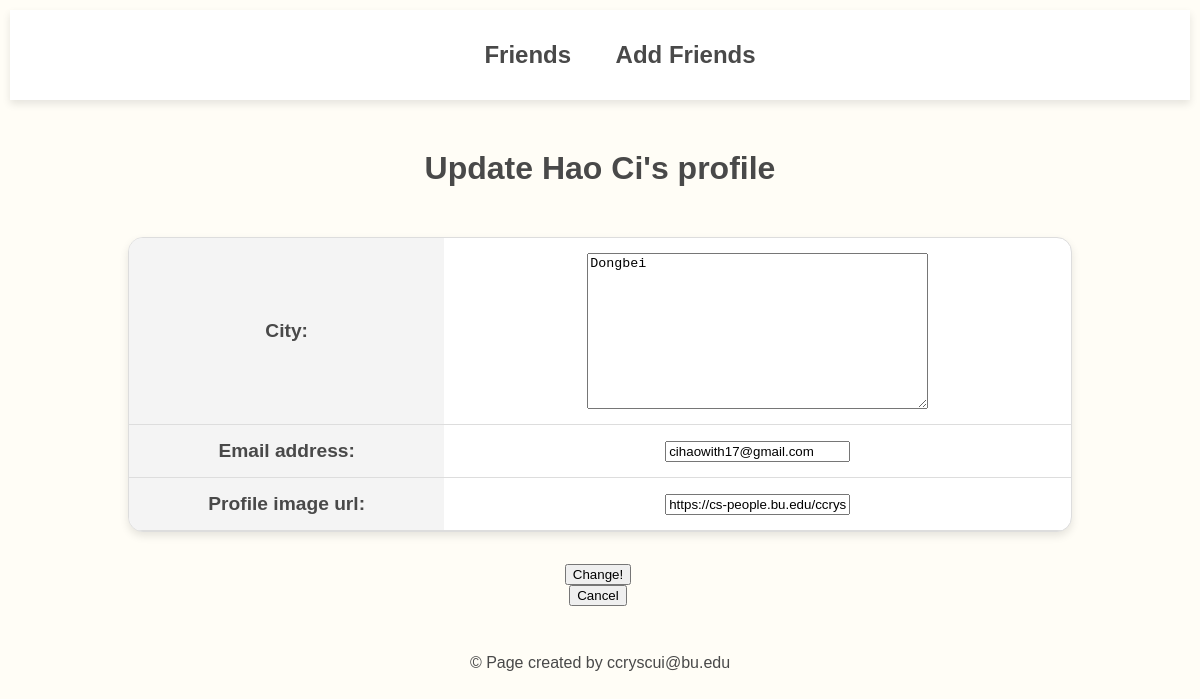
The app's page /mini_fb/profile/7/update, older data.
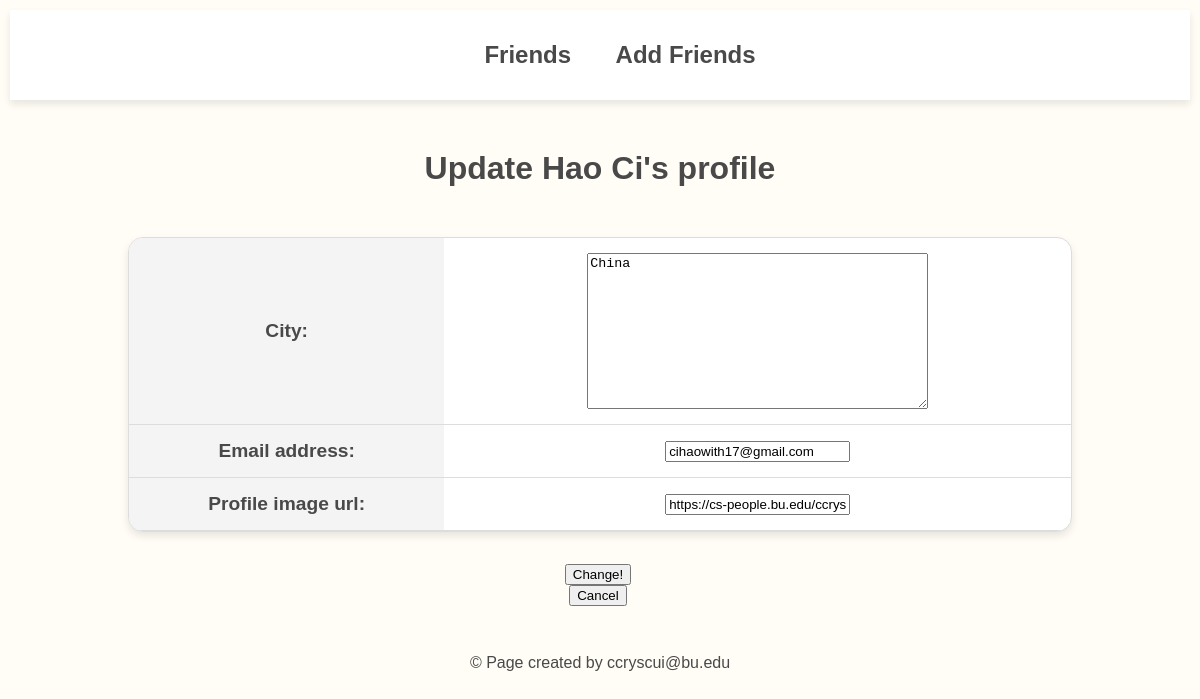
The same page, newer data.
### mini_fb/models.py (models this page shows, shortened)
class Profile(models.Model):
    first_name = models.TextField(blank=False)
    last_name = models.TextField(blank=False)
    city = models.TextField(blank=False)
    email_address = models.EmailField(blank=False, unique=True)
    profile_image_url = models.URLField(blank=True)

### mini_fb/views.py (the view)
# urls.py: path(r'profile/<int:pk>/update', views.UpdateProfileView.as_view(), name="update_profile"),
class UpdateProfileView(UpdateView):
    form_class = UpdateProfileForm
    template_name = 'mini_fb/update_profile_form.html'
    model = Profile

### mini_fb/forms.py
class UpdateProfileForm(forms.ModelForm):
    class Meta:
        model = Profile
        fields =['city', 'email_address', 'profile_image_url']

### mini_fb/templates/mini_fb/update_profile_form.html (shortened to what this page needs)
{% extends 'mini_fb/base.html' %}
{% block content %}
<h1>Update {{ profile.first_name }} {{ profile.last_name }}'s profile</h1>
<form method = 'POST' enctype="multipart/form-data">
    <div class="profile-table-container">
        <table class="profile-table">
            {{form.as_table}}
        </table>
        <table class="button">
            <td>
                <input type='submit' name = 'Change!' value= 'Change!'>
            </form>
                <form action="{% url 'show_profile' profile.pk%}">
                    <input type="submit" name = "Cancel" value = "Cancel">
                </form>
{% endblock %}

Row changes from the older to the newer data that the page shows:
changed Profile "Hao": city "Dongbei" → "China"
